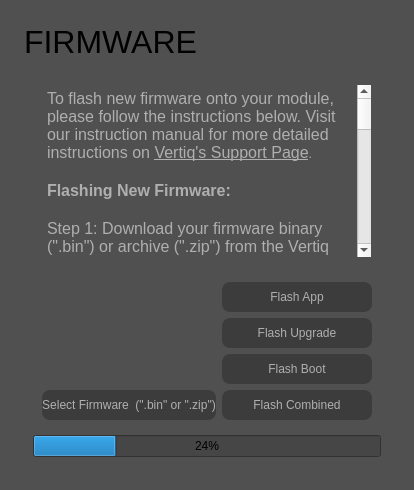
      <widget class="QWidget" name="page_firmware">
       <property name="palette">
        <palette>
         <active>
          <colorrole role="Button">
           <brush brushstyle="SolidPattern">
            <color alpha="255">
             <red>80</red>
             <green>80</green>
             <blue>80</blue>
            </color>
           </brush>
          </colorrole>
          <colorrole role="Base">
           <brush brushstyle="SolidPattern">
            <color alpha="255">
             <red>80</red>
             <green>80</green>
             <blue>80</blue>
            </color>
           </brush>
          </colorrole>
          <colorrole role="Window">
           <brush brushstyle="SolidPattern">
            <color alpha="255">
             <red>80</red>
             <green>80</green>
             <blue>80</blue>
            </color>
           </brush>
          </colorrole>
         </active>
         <inactive>
          <colorrole role="Button">
           <brush brushstyle="SolidPattern">
            <color alpha="255">
             <red>80</red>
             <green>80</green>
             <blue>80</blue>
            </color>
           </brush>
          </colorrole>
          <colorrole role="Base">
           <brush brushstyle="SolidPattern">
            <color alpha="255">
             <red>80</red>
             <green>80</green>
             <blue>80</blue>
            </color>
           </brush>
          </colorrole>
          <colorrole role="Window">
           <brush brushstyle="SolidPattern">
            <color alpha="255">
             <red>80</red>
             <green>80</green>
             <blue>80</blue>
            </color>
           </brush>
          </colorrole>
         </inactive>
         <disabled>
          <colorrole role="Button">
           <brush brushstyle="SolidPattern">
            <color alpha="255">
             <red>80</red>
             <green>80</green>
             <blue>80</blue>
            </color>
           </brush>
          </colorrole>
          <colorrole role="Base">
           <brush brushstyle="SolidPattern">
            <color alpha="255">
             <red>80</red>
             <green>80</green>
             <blue>80</blue>
            </color>
           </brush>
          </colorrole>
          <colorrole role="Window">
           <brush brushstyle="SolidPattern">
            <color alpha="255">
             <red>80</red>
             <green>80</green>
             <blue>80</blue>
            </color>
           </brush>
          </colorrole>
         </disabled>
        </palette>
       </property>
       <layout class="QGridLayout" name="gridLayout_5">
        <property name="leftMargin">
         <number>24</number>
        </property>
        <property name="topMargin">
         <number>24</number>
        </property>
        <property name="rightMargin">
         <number>24</number>
        </property>
        <property name="bottomMargin">
         <number>24</number>
        </property>
        <item row="1" column="0">
         <widget class="QWidget" name="firmware_widget" native="true">
          <property name="palette">
           <palette>
            <active>
             <colorrole role="Button">
              <brush brushstyle="SolidPattern">
               <color alpha="255">
                <red>70</red>
                <green>70</green>
                <blue>70</blue>
               </color>
              </brush>
             </colorrole>
             <colorrole role="Base">
              <brush brushstyle="SolidPattern">
               <color alpha="255">
                <red>70</red>
                <green>70</green>
                <blue>70</blue>
               </color>
              </brush>
             </colorrole>
             <colorrole role="Window">
              <brush brushstyle="SolidPattern">
               <color alpha="255">
                <red>70</red>
                <green>70</green>
                <blue>70</blue>
               </color>
              </brush>
             </colorrole>
            </active>
            <inactive>
             <colorrole role="Button">
              <brush brushstyle="SolidPattern">
               <color alpha="255">
                <red>70</red>
                <green>70</green>
                <blue>70</blue>
               </color>
              </brush>
             </colorrole>
             <colorrole role="Base">
              <brush brushstyle="SolidPattern">
               <color alpha="255">
                <red>70</red>
                <green>70</green>
                <blue>70</blue>
               </color>
              </brush>
             </colorrole>
             <colorrole role="Window">
              <brush brushstyle="SolidPattern">
               <color alpha="255">
                <red>70</red>
                <green>70</green>
                <blue>70</blue>
               </color>
              </brush>
             </colorrole>
            </inactive>
            <disabled>
             <colorrole role="Button">
              <brush brushstyle="SolidPattern">
               <color alpha="255">
                <red>70</red>
                <green>70</green>
                <blue>70</blue>
               </color>
              </brush>
             </colorrole>
             <colorrole role="Base">
              <brush brushstyle="SolidPattern">
               <color alpha="255">
                <red>70</red>
                <green>70</green>
                <blue>70</blue>
               </color>
              </brush>
             </colorrole>
             <colorrole role="Window">
              <brush brushstyle="SolidPattern">
               <color alpha="255">
                <red>70</red>
                <green>70</green>
                <blue>70</blue>
               </color>
              </brush>
             </colorrole>
            </disabled>
           </palette>
          </property>
          <layout class="QGridLayout" name="gridLayout_12">
           <item row="2" column="0">
            <widget class="QProgressBar" name="flash_progress_bar">
             <property name="sizePolicy">
              <sizepolicy hsizetype="Minimum" vsizetype="Fixed">
               <horstretch>0</horstretch>
               <verstretch>0</verstretch>
              </sizepolicy>
             </property>
             <property name="minimumSize">
              <size>
               <width>150</width>
               <height>0</height>
              </size>
             </property>
             <property name="layoutDirection">
              <enum>Qt::LeftToRight</enum>
             </property>
             <property name="autoFillBackground">
              <bool>false</bool>
             </property>
             <property name="styleSheet">
              <string notr="true">QProgressBar{color:rgb(175,175,175);text-align: right;margin-right: 2em;}

QProgressBar::chunk {background: rgb(1, 150, 250);width: 3px;margin:1;};

</string>
             </property>
             <property name="maximum">
              <number>100</number>
             </property>
             <property name="value">
              <number>24</number>
             </property>
             <property name="invertedAppearance">
              <bool>false</bool>
             </property>
            </widget>
           </item>
           <item row="1" column="0">
            <widget class="QFrame" name="boot_mode_frame">
             <property name="sizePolicy">
              <sizepolicy hsizetype="Preferred" vsizetype="Fixed">
               <horstretch>0</horstretch>
               <verstretch>0</verstretch>
              </sizepolicy>
             </property>
             <property name="minimumSize">
              <size>
               <width>0</width>
               <height>0</height>
              </size>
             </property>
             <property name="font">
              <font>
               <family>Lato</family>
               <pointsize>16</pointsize>
              </font>
             </property>
             <property name="styleSheet">
              <string notr="true">QFrame#boot_mode_frame {
	border: 0px;
}

QPushButton {
	background: rgb(60, 60, 60);
	height: 30px;
	border: 0px solid rgb(175, 175, 175);
	border-radius: 8px
}

QPushButton:hover {
	background: rgb(50, 50, 50);
}

QPushButton:pressed {
	background: rgb(100, 100, 100)
}
</string>
             </property>
             <property name="frameShape">
              <enum>QFrame::StyledPanel</enum>
             </property>
             <property name="frameShadow">
              <enum>QFrame::Raised</enum>
             </property>
             <layout class="QGridLayout" name="gridLayout_13">
              <item row="1" column="1">
               <widget class="QPushButton" name="flash_upgrade_button">
                <property name="styleSheet">
                 <string notr="true">color: rgb(175, 175, 175)</string>
                </property>
                <property name="text">
                 <string>Flash Upgrade</string>
                </property>
               </widget>
              </item>
              <item row="3" column="1">
               <widget class="QPushButton" name="flash_button">
                <property name="minimumSize">
                 <size>
                  <width>150</width>
                  <height>0</height>
                 </size>
                </property>
                <property name="palette">
                 <palette>
                  <active>
                   <colorrole role="WindowText">
                    <brush brushstyle="SolidPattern">
                     <color alpha="255">
                      <red>175</red>
                      <green>175</green>
                      <blue>175</blue>
                     </color>
                    </brush>
                   </colorrole>
                   <colorrole role="Button">
                    <brush brushstyle="SolidPattern">
                     <color alpha="255">
                      <red>60</red>
                      <green>60</green>
                      <blue>60</blue>
                     </color>
                    </brush>
                   </colorrole>
                   <colorrole role="Text">
                    <brush brushstyle="SolidPattern">
                     <color alpha="255">
                      <red>175</red>
                      <green>175</green>
                      <blue>175</blue>
                     </color>
                    </brush>
                   </colorrole>
                   <colorrole role="ButtonText">
                    <brush brushstyle="SolidPattern">
                     <color alpha="255">
                      <red>175</red>
                      <green>175</green>
                      <blue>175</blue>
                     </color>
                    </brush>
                   </colorrole>
                   <colorrole role="Base">
                    <brush brushstyle="SolidPattern">
                     <color alpha="255">
                      <red>60</red>
                      <green>60</green>
                      <blue>60</blue>
                     </color>
                    </brush>
                   </colorrole>
                   <colorrole role="Window">
                    <brush brushstyle="SolidPattern">
                     <color alpha="255">
                      <red>60</red>
                      <green>60</green>
                      <blue>60</blue>
                     </color>
                    </brush>
                   </colorrole>
                   <colorrole role="PlaceholderText">
                    <brush brushstyle="SolidPattern">
                     <color alpha="255">
                      <red>175</red>
                      <green>175</green>
                      <blue>175</blue>
                     </color>
                    </brush>
                   </colorrole>
                  </active>
                  <inactive>
                   <colorrole role="WindowText">
                    <brush brushstyle="SolidPattern">
                     <color alpha="255">
                      <red>175</red>
                      <green>175</green>
                      <blue>175</blue>
                     </color>
                    </brush>
                   </colorrole>
                   <colorrole role="Button">
                    <brush brushstyle="SolidPattern">
                     <color alpha="255">
                      <red>60</red>
                      <green>60</green>
                      <blue>60</blue>
                     </color>
                    </brush>
                   </colorrole>
                   <colorrole role="Text">
                    <brush brushstyle="SolidPattern">
                     <color alpha="255">
                      <red>175</red>
                      <green>175</green>
                      <blue>175</blue>
                     </color>
                    </brush>
                   </colorrole>
                   <colorrole role="ButtonText">
                    <brush brushstyle="SolidPattern">
                     <color alpha="255">
                      <red>175</red>
                      <green>175</green>
                      <blue>175</blue>
                     </color>
                    </brush>
                   </colorrole>
                   <colorrole role="Base">
                    <brush brushstyle="SolidPattern">
                     <color alpha="255">
                      <red>60</red>
                      <green>60</green>
                      <blue>60</blue>
                     </color>
                    </brush>
                   </colorrole>
                   <colorrole role="Window">
                    <brush brushstyle="SolidPattern">
                     <color alpha="255">
                      <red>60</red>
                      <green>60</green>
                      <blue>60</blue>
                     </color>
                    </brush>
                   </colorrole>
                   <colorrole role="PlaceholderText">
                    <brush brushstyle="SolidPattern">
                     <color alpha="255">
                      <red>175</red>
                      <green>175</green>
                      <blue>175</blue>
                     </color>
                    </brush>
                   </colorrole>
                  </inactive>
                  <disabled>
                   <colorrole role="WindowText">
                    <brush brushstyle="SolidPattern">
                     <color alpha="255">
                      <red>175</red>
                      <green>175</green>
                      <blue>175</blue>
                     </color>
                    </brush>
                   </colorrole>
                   <colorrole role="Button">
                    <brush brushstyle="SolidPattern">
                     <color alpha="255">
                      <red>60</red>
                      <green>60</green>
                      <blue>60</blue>
                     </color>
                    </brush>
                   </colorrole>
                   <colorrole role="Text">
                    <brush brushstyle="SolidPattern">
                     <color alpha="255">
                      <red>175</red>
                      <green>175</green>
                      <blue>175</blue>
                     </color>
                    </brush>
                   </colorrole>
                   <colorrole role="ButtonText">
                    <brush brushstyle="SolidPattern">
                     <color alpha="255">
                      <red>175</red>
                      <green>175</green>
                      <blue>175</blue>
                     </color>
                    </brush>
                   </colorrole>
                   <colorrole role="Base">
                    <brush brushstyle="SolidPattern">
                     <color alpha="255">
                      <red>60</red>
                      <green>60</green>
                      <blue>60</blue>
                     </color>
                    </brush>
                   </colorrole>
                   <colorrole role="Window">
                    <brush brushstyle="SolidPattern">
                     <color alpha="255">
                      <red>60</red>
                      <green>60</green>
                      <blue>60</blue>
                     </color>
                    </brush>
                   </colorrole>
                   <colorrole role="PlaceholderText">
                    <brush brushstyle="SolidPattern">
                     <color alpha="255">
                      <red>175</red>
                      <green>175</green>
                      <blue>175</blue>
                     </color>
                    </brush>
                   </colorrole>
                  </disabled>
                 </palette>
                </property>
                <property name="styleSheet">
                 <string notr="true">color: rgb(175, 175, 175)</string>
                </property>
                <property name="text">
                 <string>Flash Combined</string>
                </property>
               </widget>
              </item>
              <item row="3" column="0">
               <widget class="QPushButton" name="select_firmware_binary_button">
                <property name="minimumSize">
                 <size>
                  <width>150</width>
                  <height>0</height>
                 </size>
                </property>
                <property name="styleSheet">
                 <string notr="true">color: rgb(175, 175, 175)</string>
                </property>
                <property name="text">
                 <string>Select Firmware  (&quot;.bin&quot; or &quot;.zip&quot;)</string>
                </property>
               </widget>
              </item>
              <item row="2" column="1">
               <widget class="QPushButton" name="flash_boot_button">
                <property name="styleSheet">
                 <string notr="true">color: rgb(175, 175, 175)</string>
                </property>
                <property name="text">
                 <string>Flash Boot</string>
                </property>
               </widget>
              </item>
              <item row="0" column="1">
               <widget class="QPushButton" name="flash_app_button">
                <property name="styleSheet">
                 <string notr="true">color: rgb(175, 175, 175)</string>
                </property>
                <property name="text">
                 <string>Flash App</string>
                </property>
               </widget>
              </item>
             </layout>
            </widget>
           </item>
           <item row="0" column="0">
            <widget class="QTextBrowser" name="textBrowser">
             <property name="styleSheet">
              <string notr="true">QTextEdit {
	color: rgb(175, 175, 175);
	background-color: transparent;
	padding: 10px;
	line-height: 400%;
	border: 0px;
}</string>
             </property>
             <property name="html">
              <string>&lt;!DOCTYPE HTML PUBLIC &quot;-//W3C//DTD HTML 4.0//EN&quot; &quot;http://www.w3.org/TR/REC-html40/strict.dtd&quot;&gt;
&lt;html&gt;&lt;head&gt;&lt;meta name=&quot;qrichtext&quot; content=&quot;1&quot; /&gt;&lt;meta charset=&quot;utf-8&quot; /&gt;&lt;style type=&quot;text/css&quot;&gt;
p, li { white-space: pre-wrap; }
hr { height: 1px; border-width: 0; }
&lt;/style&gt;&lt;/head&gt;&lt;body style=&quot; font-family:'Segoe UI'; font-size:9pt; font-weight:400; font-style:normal;&quot;&gt;
&lt;p style=&quot; margin-top:0px; margin-bottom:0px; margin-left:0px; margin-right:0px; -qt-block-indent:0; text-indent:0px;&quot;&gt;&lt;span style=&quot; font-family:'Lato'; font-size:12pt; color:#afafaf; background-color:transparent;&quot;&gt;To flash new firmware onto your module, please follow the instructions below. Visit our instruction manual for more detailed instructions on &lt;/span&gt;&lt;a href=&quot;https://www.vertiq.co/support&quot;&gt;&lt;span style=&quot; font-family:'Lato'; font-size:12pt; text-decoration: underline; color:#afafaf; background-color:transparent;&quot;&gt;Vertiq's Support Page&lt;/span&gt;&lt;/a&gt;.&lt;/p&gt;
&lt;p style=&quot;-qt-paragraph-type:empty; margin-top:0px; margin-bottom:0px; margin-left:0px; margin-right:0px; -qt-block-indent:0; text-indent:0px; font-family:'Lato'; font-size:12pt; color:#afafaf;&quot;&gt;&lt;br /&gt;&lt;/p&gt;
&lt;p style=&quot; margin-top:0px; margin-bottom:0px; margin-left:0px; margin-right:0px; -qt-block-indent:0; text-indent:0px;&quot;&gt;&lt;span style=&quot; font-family:'.SF NS Text'; font-size:12pt; font-weight:600; color:#afafaf;&quot;&gt;Flashing New Firmware:&lt;/span&gt;&lt;/p&gt;
&lt;p style=&quot;-qt-paragraph-type:empty; margin-top:0px; margin-bottom:0px; margin-left:0px; margin-right:0px; -qt-block-indent:0; text-indent:0px; font-family:'.SF NS Text'; font-size:12pt; color:#afafaf;&quot;&gt;&lt;br /&gt;&lt;/p&gt;
&lt;p style=&quot; margin-top:0px; margin-bottom:0px; margin-left:0px; margin-right:0px; -qt-block-indent:0; text-indent:0px;&quot;&gt;&lt;span style=&quot; font-family:'Lato'; font-size:12pt; color:#afafaf;&quot;&gt;Step 1: Download your firmware binary (&amp;quot;.bin&amp;quot;) or archive (&amp;quot;.zip&amp;quot;) from the Vertiq website.&lt;/span&gt;&lt;/p&gt;
&lt;p style=&quot;-qt-paragraph-type:empty; margin-top:0px; margin-bottom:0px; margin-left:0px; margin-right:0px; -qt-block-indent:0; text-indent:0px; font-family:'Lato'; font-size:12pt; color:#afafaf;&quot;&gt;&lt;br /&gt;&lt;/p&gt;
&lt;p style=&quot; margin-top:0px; margin-bottom:0px; margin-left:0px; margin-right:0px; -qt-block-indent:0; text-indent:0px;&quot;&gt;&lt;span style=&quot; font-family:'Lato'; font-size:12pt; color:#afafaf;&quot;&gt;Step 2: Click &amp;quot;Select Firmware&amp;quot; to select your firmware archive (&amp;quot;.zip&amp;quot;) or binary (&amp;quot;.bin&amp;quot;). If available, we strongly advise using a provided archive. The path of your file should appear underneath the button.&lt;/span&gt;&lt;/p&gt;
&lt;p style=&quot;-qt-paragraph-type:empty; margin-top:0px; margin-bottom:0px; margin-left:0px; margin-right:0px; -qt-block-indent:0; text-indent:0px; font-family:'Lato'; font-size:12pt; color:#afafaf;&quot;&gt;&lt;br /&gt;&lt;/p&gt;
&lt;p style=&quot; margin-top:0px; margin-bottom:0px; margin-left:0px; margin-right:0px; -qt-block-indent:0; text-indent:0px;&quot;&gt;&lt;span style=&quot; font-family:'Lato'; font-size:12pt; color:#afafaf;&quot;&gt;Step 3: Connect your module to the GUI&lt;/span&gt;&lt;/p&gt;
&lt;p style=&quot;-qt-paragraph-type:empty; margin-top:0px; margin-bottom:0px; margin-left:0px; margin-right:0px; -qt-block-indent:0; text-indent:0px; font-family:'Lato'; font-size:12pt; color:#afafaf;&quot;&gt;&lt;br /&gt;&lt;/p&gt;
&lt;p style=&quot; margin-top:0px; margin-bottom:0px; margin-left:0px; margin-right:0px; -qt-block-indent:0; text-indent:0px;&quot;&gt;&lt;span style=&quot; font-family:'Lato'; font-size:12pt; color:#afafaf;&quot;&gt;Step 4: If you are using a binary file, you will see a Flash button appear. Click it to flash the motor. If you are using an archive, you will see up to four options for flashing your motor: Flash Combined, Flash Boot (flash the proprietary bootloader), Flash Upgrade (flash the proprietary DroneCAN upgrade section), and Flash App (flash the main application that runs the motor). Only firmware that is safe to flash will appear if you are using an archive supplied by Vertiq. Combined includes the boot, upgrade (if applicable), and application sections. Select your choice. Your motor will disconnect.&lt;/span&gt;&lt;/p&gt;
&lt;p style=&quot;-qt-paragraph-type:empty; margin-top:0px; margin-bottom:0px; margin-left:0px; margin-right:0px; -qt-block-indent:0; text-indent:0px; font-family:'Lato'; font-size:12pt; color:#afafaf;&quot;&gt;&lt;br /&gt;&lt;/p&gt;
&lt;p style=&quot; margin-top:0px; margin-bottom:0px; margin-left:0px; margin-right:0px; -qt-block-indent:0; text-indent:0px;&quot;&gt;&lt;span style=&quot; font-family:'Lato'; font-size:12pt; color:#afafaf;&quot;&gt;***** Note: If you are unsure of what to flash, please only use the Flash Combined option *****&lt;/span&gt;&lt;/p&gt;
&lt;p style=&quot;-qt-paragraph-type:empty; margin-top:0px; margin-bottom:0px; margin-left:0px; margin-right:0px; -qt-block-indent:0; text-indent:0px; font-family:'Lato'; font-size:12pt; color:#afafaf;&quot;&gt;&lt;br /&gt;&lt;/p&gt;
&lt;p style=&quot; margin-top:0px; margin-bottom:0px; margin-left:0px; margin-right:0px; -qt-block-indent:0; text-indent:0px;&quot;&gt;&lt;span style=&quot; font-family:'Lato'; font-size:12pt; color:#afafaf;&quot;&gt;Step 5: DO NOT UNPLUG MOTOR until flashing is done&lt;/span&gt;&lt;/p&gt;
&lt;p style=&quot;-qt-paragraph-type:empty; margin-top:0px; margin-bottom:0px; margin-left:0px; margin-right:0px; -qt-block-indent:0; text-indent:0px; font-family:'Lato'; font-size:12pt; color:#afafaf;&quot;&gt;&lt;br /&gt;&lt;/p&gt;
&lt;p style=&quot; margin-top:0px; margin-bottom:0px; margin-left:0px; margin-right:0px; -qt-block-indent:0; text-indent:0px;&quot;&gt;&lt;span style=&quot; font-family:'Lato'; font-size:12pt; color:#afafaf;&quot;&gt;Step 6: Flashing is done when the loading bar is complete and your motor beeps&lt;/span&gt;&lt;/p&gt;&lt;/body&gt;&lt;/html&gt;</string>
             </property>
             <property name="openExternalLinks">
              <bool>true</bool>
             </property>
            </widget>
           </item>
          </layout>
         </widget>
        </item>
        <item row="0" column="0">
         <widget class="QLabel" name="label_firmware">
          <property name="font">
           <font>
            <pointsize>24</pointsize>
           </font>
          </property>
          <property name="text">
           <string>FIRMWARE</string>
          </property>
         </widget>
        </item>
       </layout>
      </widget>
